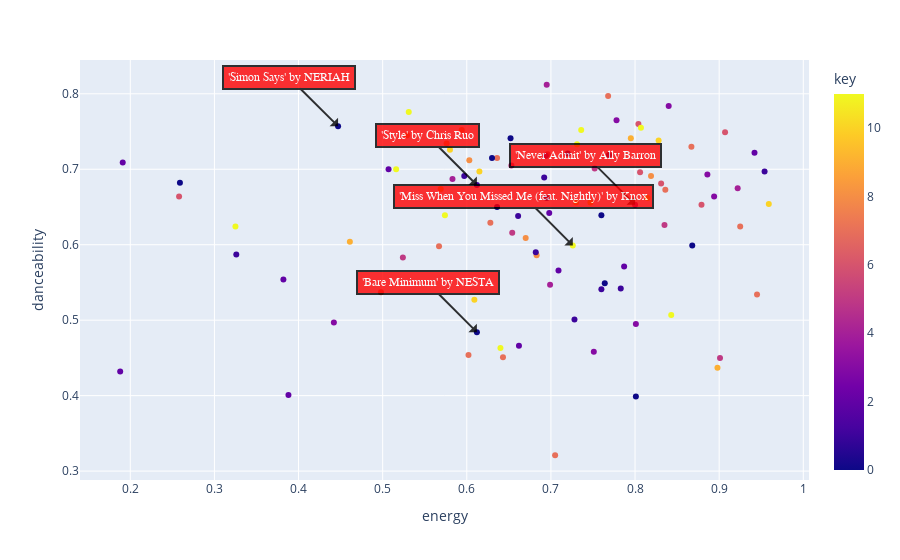

Notebook code cell kept with this figure:
### Code cell
hover_columns = ['name', 'artist', 'added_at', 'tempo', 'valence']
fig = px.scatter(most_recently_added, x="energy", y='danceability', color='key', color_discrete_sequence=px.colors.qualitative.Bold, hover_data=hover_columns)

# Loop through the first ten songs in the dataframe
for i in range(5):
    # Get the name and artist of the song
    song_name = most_recently_added.loc[i, 'name']
    artist_name = most_recently_added.loc[i, 'artist']
    
    # Get the x and y coordinates of the point corresponding to the song
    x_coord = most_recently_added.loc[i, 'energy']
    y_coord = most_recently_added.loc[i, 'danceability']
    
    # Create the arrow and text annotation
    fig.add_annotation(
        x=x_coord,
        y=y_coord,
        ax=x_coord-50,
        ay=y_coord-50,
        text=f"'{song_name}' by {artist_name}",
        arrowhead=1,
        showarrow=True,
        font=dict(
            family="Courier New, monospace",
            size=12,
            color="#ffffff"
        ),
        align="center",
        arrowcolor="black",
        arrowwidth=2,
        arrowsize=1,
        bordercolor="black",
        borderwidth=2,
        borderpad=4,
        bgcolor="red",
        opacity=0.8,
    )

# Show the plot
fig.show()

### Figure 1 — Plotly figure (JSON) as saved in the notebook; plotly's stock layout.template omitted (floating-point values rounded to 4 significant figures; data arrays with more than 128 entries replaced by an {"elided": "..."} marker saying what was removed)
{"data": [{"customdata": {"elided": "100x5 mixed values"}, "hovertemplate": "energy=%{x}<br>danceability=%{y}<br>name=%{customdata[0]}<br>artist=%{customdata[1]}<br>added_at=%{customdata[2]}<br>tempo=%{customdata[3]}<br>valence=%{customdata[4]}<br>key=%{marker.color}<extra></extra>", "legendgroup": "", "marker": {"color": [1, 8, 4, 4, 0, 1, 11, 0, 3, 0, 7, 2, 10, 10, 0, 11, 4, 6, 4, 1, 7, 8, 8, 3, 2, 0, 11, 5, 5, 2, 7, 5, 11, 3, 6, 1, 6, 7, 9, 1, 11, 11, 2, 7, 7, 1, 11, 0, 1, 7, 2, 8, 7, 0, 2, 0, 3, 1, 10, 11, 0, 0, 10, 7, 1, 10, 2, 5, 6, 9, 8, 7, 11, 6, 3, 11, 6, 9, 5, 6, 2, 0, 0, 5, 10, 2, 0, 7, 3, 10, 11, 3, 2, 8, 2, 8, 4, 9, 1, 7], "coloraxis": "coloraxis", "symbol": "circle"}, "mode": "markers", "name": "", "orientation": "v", "showlegend": false, "type": "scatter", "x": [0.728, 0.576, 0.583, 0.8, 0.612, 0.612, 0.726, 0.447, 0.84, 0.801, 0.768, 0.507, 0.73, 0.609, 0.695, 0.731, 0.699, 0.831, 0.695, 0.954, 0.705, 0.683, 0.529, 0.778, 0.388, 0.764, 0.574, 0.835, 0.654, 0.787, 0.602, 0.524, 0.736, 0.894, 0.879, 0.783, 0.806, 0.628, 0.461, 0.682, 0.815, 0.64, 0.709, 0.925, 0.643, 0.597, 0.843, 0.652, 0.76, 0.636, 0.191, 0.67, 0.498, 0.63, 0.382, 0.259, 0.886, 0.692, 0.828, 0.531, 0.868, 0.72, 0.58, 0.945, 0.661, 0.615, 0.942, 0.653, 0.804, 0.795, 0.603, 0.567, 0.807, 0.258, 0.751, 0.325, 0.907, 0.898, 0.752, 0.696, 0.662, 0.636, 0.769, 0.901, 0.959, 0.698, 0.76, 0.867, 0.801, 0.747, 0.516, 0.442, 0.188, 0.594, 0.694, 0.819, 0.922, 0.569, 0.326, 0.836], "xaxis": "x", "y": [0.501, 0.734, 0.687, 0.653, 0.484, 0.679, 0.599, 0.757, 0.784, 0.399, 0.797, 0.7, 0.656, 0.527, 0.662, 0.733, 0.547, 0.681, 0.812, 0.697, 0.321, 0.586, 0.745, 0.765, 0.401, 0.549, 0.639, 0.626, 0.616, 0.571, 0.454, 0.583, 0.752, 0.664, 0.653, 0.542, 0.696, 0.629, 0.604, 0.59, 0.662, 0.463, 0.566, 0.624, 0.451, 0.691, 0.507, 0.741, 0.541, 0.715, 0.709, 0.609, 0.537, 0.715, 0.554, 0.682, 0.693, 0.689, 0.738, 0.776, 0.599, 0.721, 0.726, 0.534, 0.638, 0.697, 0.722, 0.705, 0.76, 0.741, 0.712, 0.598, 0.755, 0.664, 0.458, 0.624, 0.749, 0.437, 0.701, 0.72, 0.466, 0.65, 0.719, 0.45, 0.654, 0.642, 0.639, 0.73, 0.495, 0.656, 0.7, 0.497, 0.432, 0.752, 0.718, 0.691, 0.675, 0.674, 0.587, 0.673], "yaxis": "y"}], "layout": {"annotations": [{"align": "center", "arrowcolor": "black", "arrowhead": 1, "arrowsize": 1, "arrowwidth": 2, "ax": -49.2, "ay": -49.35, "bgcolor": "red", "bordercolor": "black", "borderpad": 4, "borderwidth": 2, "font": {"color": "#ffffff", "family": "Courier New, monospace", "size": 12}, "opacity": 0.8, "showarrow": true, "text": "'Never Admit' by Ally Barron", "x": 0.8, "y": 0.653}, {"align": "center", "arrowcolor": "black", "arrowhead": 1, "arrowsize": 1, "arrowwidth": 2, "ax": -49.39, "ay": -49.52, "bgcolor": "red", "bordercolor": "black", "borderpad": 4, "borderwidth": 2, "font": {"color": "#ffffff", "family": "Courier New, monospace", "size": 12}, "opacity": 0.8, "showarrow": true, "text": "'Bare Minimum' by NESTA", "x": 0.612, "y": 0.484}, {"align": "center", "arrowcolor": "black", "arrowhead": 1, "arrowsize": 1, "arrowwidth": 2, "ax": -49.39, "ay": -49.32, "bgcolor": "red", "bordercolor": "black", "borderpad": 4, "borderwidth": 2, "font": {"color": "#ffffff", "family": "Courier New, monospace", "size": 12}, "opacity": 0.8, "showarrow": true, "text": "'Style' by Chris Ruo", "x": 0.612, "y": 0.679}, {"align": "center", "arrowcolor": "black", "arrowhead": 1, "arrowsize": 1, "arrowwidth": 2, "ax": -49.27, "ay": -49.4, "bgcolor": "red", "bordercolor": "black", "borderpad": 4, "borderwidth": 2, "font": {"color": "#ffffff", "family": "Courier New, monospace", "size": 12}, "opacity": 0.8, "showarrow": true, "text": "'Miss When You Missed Me (feat. Nightly)' by Knox", "x": 0.726, "y": 0.599}, {"align": "center", "arrowcolor": "black", "arrowhead": 1, "arrowsize": 1, "arrowwidth": 2, "ax": -49.55, "ay": -49.24, "bgcolor": "red", "bordercolor": "black", "borderpad": 4, "borderwidth": 2, "font": {"color": "#ffffff", "family": "Courier New, monospace", "size": 12}, "opacity": 0.8, "showarrow": true, "text": "'Simon Says' by NERIAH", "x": 0.447, "y": 0.757}], "coloraxis": {"colorbar": {"title": {"text": "key"}}, "colorscale": [[0, "#0d0887"], [0.1111, "#46039f"], [0.2222, "#7201a8"], [0.3333, "#9c179e"], [0.4444, "#bd3786"], [0.5556, "#d8576b"], [0.6667, "#ed7953"], [0.7778, "#fb9f3a"], [0.8889, "#fdca26"], [1, "#f0f921"]]}, "legend": {"tracegroupgap": 0}, "margin": {"t": 60}, "xaxis": {"anchor": "y", "domain": [0, 1], "title": {"text": "energy"}}, "yaxis": {"anchor": "x", "domain": [0, 1], "title": {"text": "danceability"}}}}
